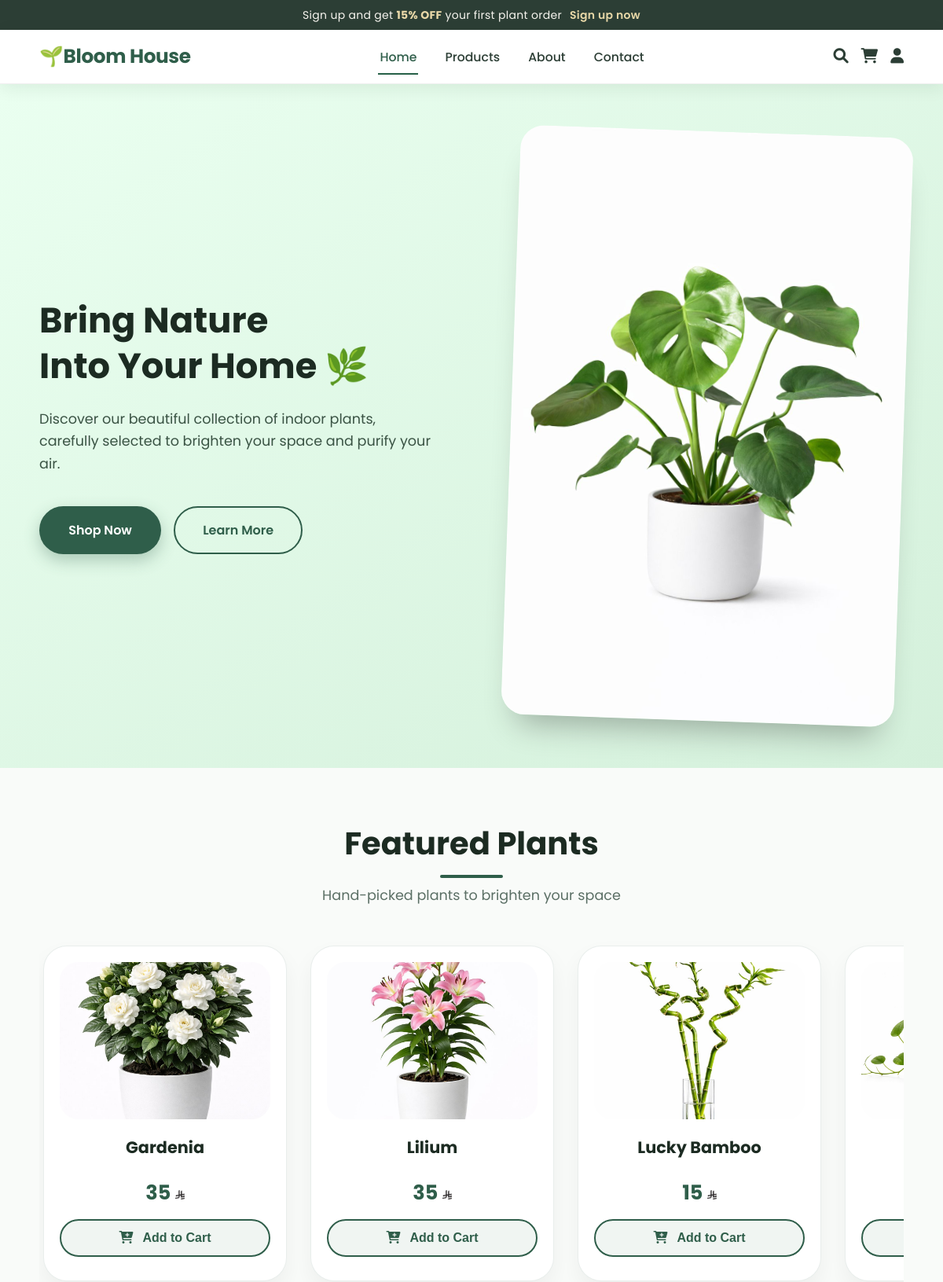
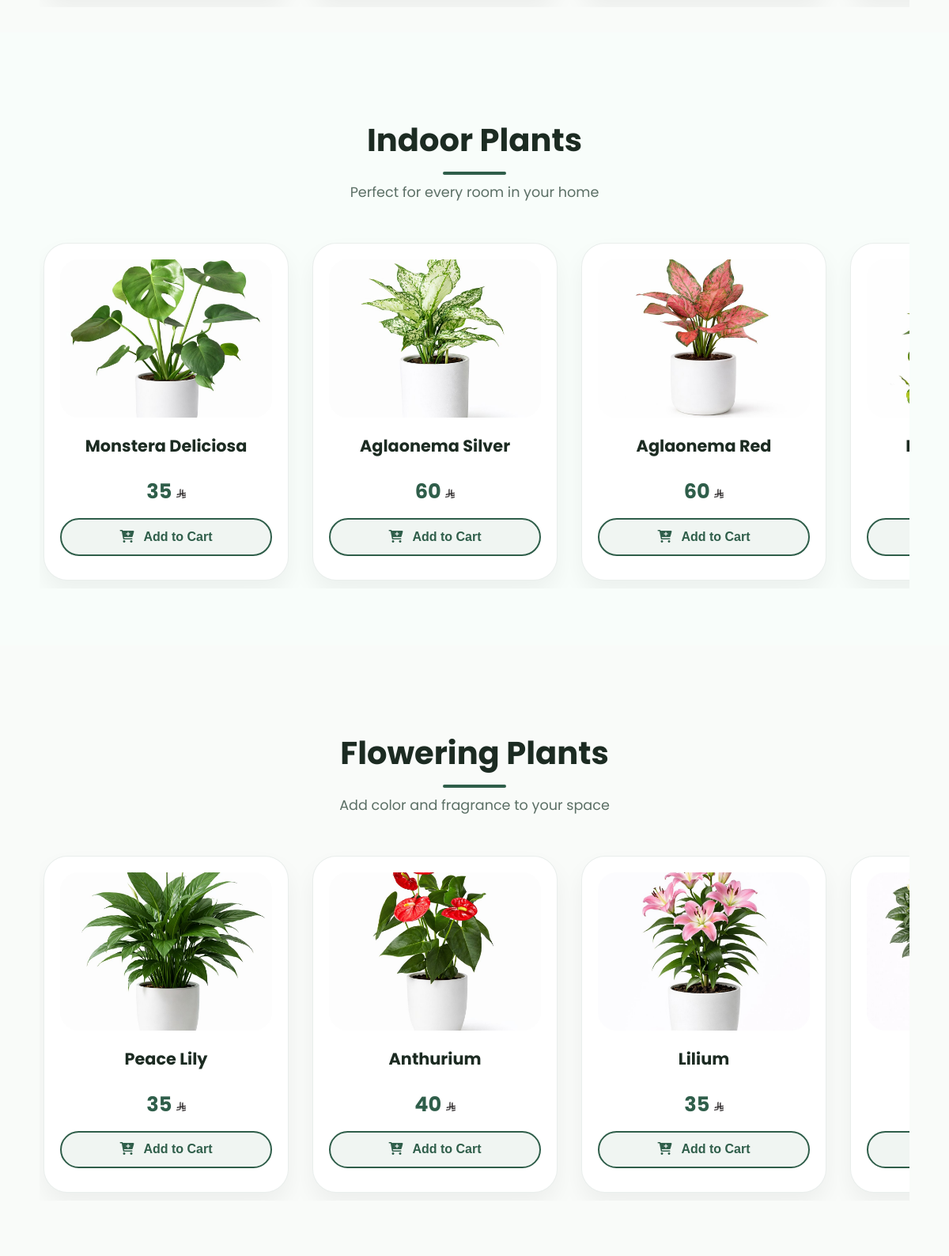
The page / (upper part) on the database its author committed (2 pictures, top to bottom).
### tables this page shows
CREATE TABLE `plants` (
  `plant_id` int(11) NOT NULL,
  `admin_id` int(11) DEFAULT NULL,
  `plant_name` varchar(100) NOT NULL,
  `description` text NOT NULL,
  `price` decimal(10,2) NOT NULL,
  `stock_quantity` int(11) NOT NULL,
  `light_requirement` varchar(100) NOT NULL,
  `watering_instruction` text NOT NULL,
  `image` varchar(255) NOT NULL,
  `availability_status` varchar(50) NOT NULL,
  `category` varchar(50) NOT NULL,
  `height_cm` int(11) NOT NULL,
  `humidity_requirement` enum('Low','Medium','High') NOT NULL
);

### index.php (the view, shortened to what this page needs)
<?php
require_once 'db_connect.php';
$stmt = $conn->prepare("SELECT * FROM plants WHERE availability_status = 'Available' ORDER BY plant_id DESC LIMIT 8");
$stmt->execute();
$featured_plants = $stmt->get_result()->fetch_all(MYSQLI_ASSOC);
$stmt2 = $conn->prepare("SELECT * FROM plants WHERE category = 'Indoor' AND availability_status = 'Available' LIMIT 6");
$stmt2->execute();
$indoor_plants = $stmt2->get_result()->fetch_all(MYSQLI_ASSOC);
$stmt3 = $conn->prepare("SELECT * FROM plants WHERE category = 'Flower' AND availability_status = 'Available' LIMIT 6");
$stmt3->execute();
$flower_plants = $stmt3->get_result()->fetch_all(MYSQLI_ASSOC);
?>
<!DOCTYPE html>
<html lang="en">
<head>
    <link rel="stylesheet" href="css/layout.css">
    <link rel="stylesheet" href="css/home-search.css">
    <link rel="stylesheet" href="https://cdnjs.cloudflare.com/ajax/libs/font-awesome/6.0.0-beta3/css/all.min.css">
    <link rel="stylesheet" href="https://cdn.jsdelivr.net/npm/bootstrap-icons/font/bootstrap-icons.css">
</head>
<body>
      <?php if (!isset($_SESSION['user_id'])) { ?>
    <div class="promo-bar">
        <div class="container promo-content">
            <p class="promo-text">
                Sign up and get <strong>15% OFF</strong> your first plant order
                <a href="register.php" class="promo-link">Sign up now</a>
            </p>
        </div>
    </div>
    <?php } ?>
    <header class="header">
        <div class="header-inner">
            <a class="logo" href="index.php">🌱Bloom House</a>
            <nav class="main-nav">
                <a href="index.php" class="nav-link active">Home</a>
                <a href="products.php" class="nav-link">Products</a>
                <a href="about.php" class="nav-link">About</a>
                <a href="contact.php" class="nav-link">Contact</a>
            </nav>
            <div class="header-actions">
                <a href="search.php" class="user-icon"><i class="fas fa-search"></i></a>
                <a href="cart.php" class="cart-icon"><i class="fas fa-shopping-cart"></i></a>
                <a href="profile.php" class="user-icon"><i class="fas fa-user"></i></a>
            </div>
        </div>
    </header>
    <main>
        <section class="hero">
            <div class="container hero-container">
                <div class="hero-text">
                    <h1 class="hero-title">Bring Nature<br>Into Your Home 🌿</h1>
                    <p class="hero-description">Discover our beautiful collection of indoor plants, carefully selected
                        to brighten your space and purify your air.</p>
                    <div class="hero-buttons">
                        <a href="products.php" class="btn btn-primary">Shop Now</a>
                        <a href="about.php" class="btn btn-outline">Learn More</a>
                    </div>
                </div>
                <div class="hero-image">
                    <img src="images/plants/monstera.jpeg" alt="Beautiful indoor plant">
                </div>
            </div>
        </section>
        <section class="featured-section">
            <div class="container">
                <div class="section-header">
                    <h2 class="section-title">Featured Plants</h2>
                    <p class="section-subtitle">Hand-picked plants to brighten your space</p>
                </div>
                <div class="slider-container">
                    <div class="product-slider" id="featuredSlider">
                        <?php if (!empty($featured_plants)): ?>
                            <?php foreach ($featured_plants as $plant): ?>
                                <div class="product-slide">
                                    <article class="product-card">
                                        <a href="product-details.php?id=<?= $plant['plant_id'] ?>" class="product-link">
                                            <div class="product-media">
                                                <img src="images/plants/<?= htmlspecialchars($plant['image']) ?>"
                                                    alt="<?= htmlspecialchars($plant['plant_name']) ?>">
                                            </div>
                                            <h3><?= htmlspecialchars($plant['plant_name']) ?></h3>
                                        </a>
                                        <div class="price">
                                            <?= number_format($plant['price'], 0) ?>
                                            <img src="images/icons/sar.png" class="sar-icon" alt="SAR">
                                        </div>
                                        <button type="button" class="btn-add ajax-cart-btn"
                                            data-plant-id="<?= $plant['plant_id'] ?>">
                                            <i class="fas fa-cart-plus"></i> Add to Cart
                                        </button>
                                    </article>
                                </div>
                            <?php endforeach; ?>
                        <?php else: ?>
                            <p style="padding:20px; color:#5b6f65;">No plants available at the moment.</p>
                        <?php endif; ?>
                    </div>
                </div>
            </div>
        </section>
        <?php if (!empty($indoor_plants)): ?>
            <section class="featured-section" style="background:#f8fdfa; padding: 40px 0;">
                <div class="container">
                    <div class="section-header">
                        <h2 class="section-title">Indoor Plants</h2>
                        <p class="section-subtitle">Perfect for every room in your home</p>
                    </div>
                    <div class="slider-container">
                        <div class="product-slider" id="indoorSlider">
                            <?php foreach ($indoor_plants as $plant): ?>
                                <div class="product-slide">
                                    <article class="product-card">
                                        <a href="product-details.php?id=<?= $plant['plant_id'] ?>" class="product-link">
                                            <div class="product-media">
                                                <img src="images/plants/<?= htmlspecialchars($plant['image']) ?>"
                                                    alt="<?= htmlspecialchars($plant['plant_name']) ?>">
                                            </div>
                                            <h3><?= htmlspecialchars($plant['plant_name']) ?></h3>
                                        </a>
                                        <div class="price">
                                            <?= number_format($plant['price'], 0) ?>
                                            <img src="images/icons/sar.png" class="sar-icon" alt="SAR">
                                        </div>
                                        <button type="button" class="btn-add ajax-cart-btn"
                                            data-plant-id="<?= $plant['plant_id'] ?>">
                                            <i class="fas fa-cart-plus"></i> Add to Cart
                                        </button>
                                    </article>
                                </div>
                            <?php endforeach; ?>
                        </div>
                    </div>
                </div>
            </section>
        <?php endif; ?>
        <?php if (!empty($flower_plants)): ?>
            <section class="featured-section" style="padding: 40px 0;">
                <div class="container">
                    <div class="section-header">
                        <h2 class="section-title">Flowering Plants</h2>
                        <p class="section-subtitle">Add color and fragrance to your space</p>
                    </div>
                    <div class="slider-container">
                        <div class="product-slider" id="flowerSlider">
                            <?php foreach ($flower_plants as $plant): ?>
                                <div class="product-slide">
                                    <article class="product-card">
                                        <a href="product-details.php?id=<?= $plant['plant_id'] ?>" class="product-link">
                                            <div class="product-media">
                                                <img src="images/plants/<?= htmlspecialchars($plant['image']) ?>"
                                                    alt="<?= htmlspecialchars($plant['plant_name']) ?>">
                                            </div>
                                            <h3><?= htmlspecialchars($plant['plant_name']) ?></h3>
                                        </a>
                                        <div class="price">
                                            <?= number_format($plant['price'], 0) ?>
                                            <img src="images/icons/sar.png" class="sar-icon" alt="SAR">
                                        </div>
                                        <button type="button" class="btn-add ajax-cart-btn"
                                            data-plant-id="<?= $plant['plant_id'] ?>">
                                            <i class="fas fa-cart-plus"></i> Add to Cart
                                        </button>
                                    </article>
                                </div>
                            <?php endforeach; ?>
                        </div>
                    </div>
                </div>
            </section>
        <?php endif; ?>
    </main>
</body>
</html>

### css/layout.css (style rules this page uses)
* { margin: 0; padding: 0; box-sizing: border-box; }
:root { --muted: #6B7D73; }
body { font-family: 'Poppins', sans-serif; background-color: #f9fbf9; color: #1c2b22; line-height: 1.6; overflow-x: hidden; }
.container { width: min(1100px, 92%); margin: 0 auto; }
.promo-bar { background: #2c3e35; color: #f7f5ef; font-size: 14px; }
.promo-content { display: flex; justify-content: center; align-items: center; padding: 8px 0; }
.promo-text { margin: 0; letter-spacing: 0.3px; }
.promo-text strong { color: #e8d8a8; }
.promo-link { color: #e8d8a8; font-weight: 600; margin-left: 6px; text-decoration: none; }
.header { background: rgba(255, 255, 255, 0.95); backdrop-filter: blur(10px); box-shadow: 0 5px 20px rgba(0, 40, 20, 0.08); position: sticky; top: 0; z-index: 1000; border-bottom: 1px solid rgba(0, 0, 0, 0.06); }
.header-inner { width: min(1100px, 92%); margin: 0 auto; padding: 14px 0; display: flex; align-items: center; justify-content: space-between; gap: 18px; }
.logo { text-decoration: none; color: #2f5e4a; font-weight: 700; font-size: 1.55rem; letter-spacing: -0.4px; white-space: nowrap; }
.main-nav { display: flex; align-items: center; gap: 2rem; }
.nav-link { text-decoration: none; color: #2c3e35; font-weight: 500; font-size: 0.98rem; position: relative; padding: 4px 2px; transition: color 0.3s; }
.nav-link::after { content: ""; position: absolute; bottom: -6px; left: 0; width: 0%; height: 2px; background: #266047; transition: width 0.3s; }
.nav-link:hover, .nav-link.active { color: #2f5e4a; }
.nav-link.active::after { width: 100%; }
.header-actions { display: flex; align-items: center; gap: 1rem; }
.cart-icon, .user-icon { color: #2c3e35; font-size: 1.2rem; transition: color 0.3s; text-decoration: none; }
.product-card { position: relative; border: 1px solid #eef3f0; border-radius: 16px; padding: 20px; background: #fff; transition: all 0.25s ease; }
.product-media img { width: 100%; height: 300px; object-fit: contain; display: block; }
.sar-icon { width: 12px; height: 12px; }

### index.php (style rules this page uses)
.product-link { text-decoration: none; color: inherit; display: block; }

### rows shown on the page
plants: image (picture), plant_name "Gardenia", price "35"
plants: image (picture), plant_name "Lilium", price "35"
plants: image (picture), plant_name "Lucky Bamboo", price "15"
plants: image (picture)
plants: image (picture), plant_name "Monstera Deliciosa", price "35"
plants: image (picture), plant_name "Aglaonema Silver", price "60"
plants: image (picture), plant_name "Aglaonema Red", price "60"
plants: image (picture)
plants: image (picture), plant_name "Peace Lily", price "35"
plants: image (picture), plant_name "Anthurium", price "40"
